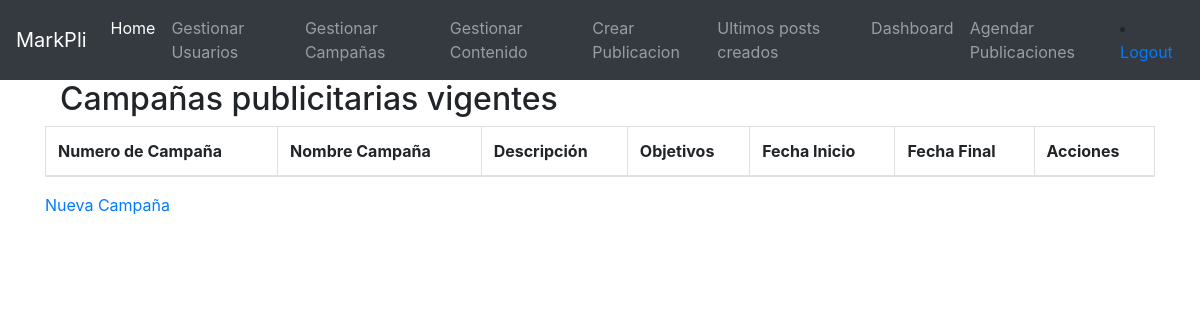
The app's page /index.php/campanas/GuardarCampana, older data.
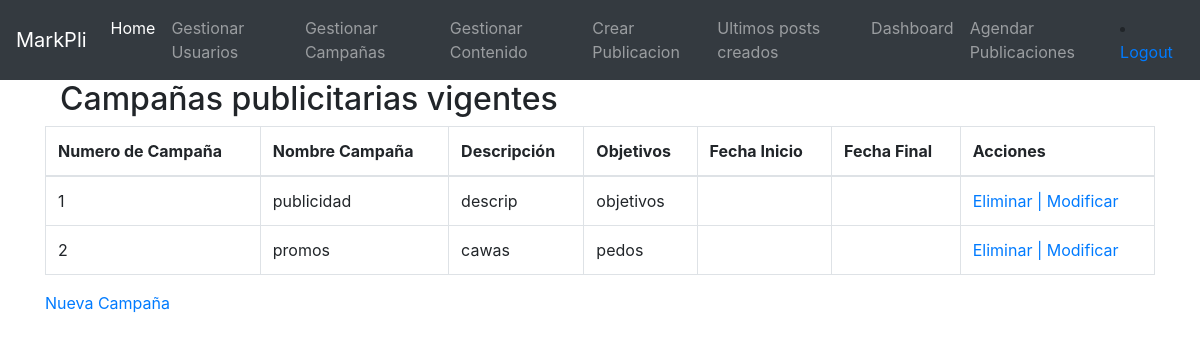
The same page, newer data.
### tables this page shows
CREATE TABLE `campanas` (
  `id_campana` int(11) NOT NULL,
  `nombre_campana` varchar(50) DEFAULT NULL,
  `descripcion` varchar(100) DEFAULT NULL,
  `objetivos` varchar(500) DEFAULT NULL,
  `fid_cliente` int(11) DEFAULT NULL
);

### application/controllers/Campanas.php (called while the page is built, shortened)
<?php
class Campanas extends CI_Controller {
  public function __construct(){
    $this->load->model('campanas_model');
    $this->load->model('consultas');
    $this->load->helper('url_helper');
    $this->load->helper('url');
    $this->load->database();
  }
  public function GuardarCampana(){
  $result=$this->db->get('campanas');
    $data=array('consulta'=>$result);
    $this->load->view('core/header');
    $this->load->view('community/campanas_view',$data );
    $this->load->view('core/footer');
  }
}

### index.php (called while the page is built, shortened)
<?php
require_once BASEPATH.'core/CodeIgniter.php';

### application/views/community/campanas_view.php (the view, shortened to what this page needs)
<div class="container">
  <h2>Campañas publicitarias vigentes</h2>
</div>
<table class="table table-bordered campana-table" align="center">
    <thead>
      <tr>
        <th>Numero de Campaña</th>
        <th>Nombre Campaña</th>
        <th>Descripción</th>
        <th>Objetivos</th>
        <th>Fecha Inicio</th>
        <th>Fecha Final</th>
        <th>Acciones</th>
      </tr>
    </thead>
  <?php
  if(isset($consulta))  { ?>
    <?php foreach  ($consulta->result() as $row) : ?>
    <tr>
      <td class="cid_post" name="id_post">
        <?php echo $row->id_campana; ?>
      </td>
      <td class="cnombre_campana" name="nombre_campana">
        <?php echo $row->nombre_campana; ?>
      </td>
      <td class="cnombre_contenido" name="nombre_contenido">
        <?php echo $row->descripcion; ?>
      </td>
      <td class="cdescripcion" name="descripcion">
        <?php echo $row->objetivos; ?>
      </td>
      <td class="ctipo" name="fecha_inicio">
      </td>
      <td class="ctipo" name="fecha_final">
      </td>
      <td>
        <?php echo "<a href=".base_url()."Campanas/Eliminar/".$row->id_campana.">Eliminar | </a>"?>
        <?php echo "<a href=".base_url()."Campanas/editar/".$row->id_campana.">Modificar</a>"?>
       </td>
    </tr>
  <?php endforeach; ?>
  <?php }?>
  </table>
    <a href="<?php echo base_url(); ?>Campanas/NuevaCampana">Nueva Campaña</a>

### application/views/core/header.php (shortened to what this page needs)
<!DOCTYPE html>
<html>
<head>
<link rel="stylesheet" href="https://maxcdn.bootstrapcdn.com/bootstrap/4.0.0-beta.2/css/bootstrap.min.css">
</head>
<body>
 <nav class="navbar navbar-expand-sm navbar-dark bg-dark">
      <a class="navbar-brand" href="<?php echo base_url(); ?>">MarkPli</a>
      <div class="collapse navbar-collapse" id="navbarsExample03">
        <ul class="navbar-nav mr-auto">
          <li class="nav-item active">
            <a class="nav-link" href="<?php echo base_url(); ?>Community">Home <span class="sr-only">(current)</span></a>
          </li>
          <li class="nav-item">
            <a class="nav-link" href="<?php echo base_url(); ?>Usuario">Gestionar Usuarios</a>
          </li>
          <li class="nav-item">
            <a class="nav-link" href="<?php echo base_url(); ?>campanas">Gestionar Campañas</a>
          </li>
          <li class="nav-item">
            <a class="nav-link" href="<?php echo base_url(); ?>Cupload">Gestionar Contenido</a>
          </li>
          <li class="nav-item">
            <a class="nav-link" href="<?php echo base_url(); ?>Contenidos">Crear Publicacion</a>
          </li>
          <li class="nav-item">
            <a class="nav-link" href="<?php echo base_url(); ?>posts">Ultimos posts creados</a>
          </li>
          <li class="nav-item">
            <a class="nav-link" href="<?php echo base_url(); ?>validacion">Dashboard</a>
          </li>
               <li class="nav-item">
            <a class="nav-link" href="<?php echo base_url(); ?>calendar">Agendar Publicaciones</a>
          </li>
        </ul>
                        <li>
                    <a href="<?php echo base_url() ?>Clogin/logout"><i class="fa fa-fw fa-power-off"></i> Logout</a>
                </li>
      </div>
    </nav>
    <div class="container">
</head>
<body>

### application/views/core/footer.php (shortened to what this page needs)
</body>
</html>

Row changes from the older to the newer data that the page shows:
added campanas: id_campana "1", nombre_campana "publicidad", descripcion "descrip", objetivos "objetivos"
added campanas: id_campana "2", nombre_campana "promos", descripcion "cawas", objetivos "pedos"
